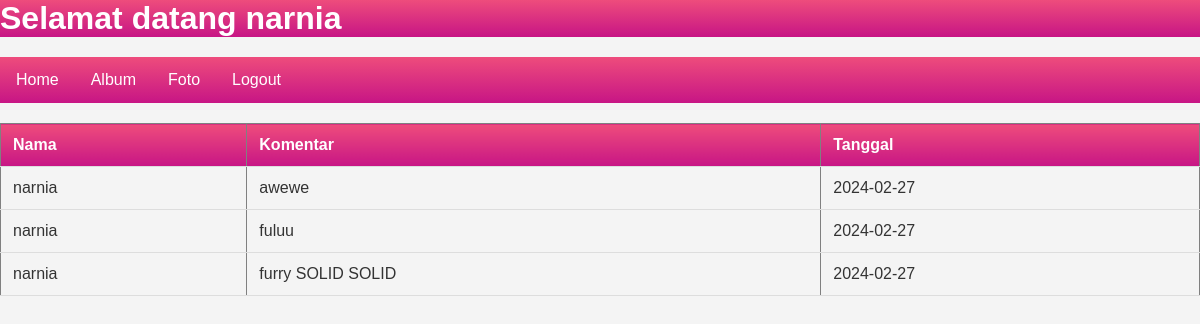
Screenshot of /lihatkomentar.php?fotoid=11 (signed in) with the database file from the repository.
### tables this page shows
CREATE TABLE `komentarfoto` (
  `komentarid` int(11) NOT NULL,
  `fotoid` int(11) NOT NULL,
  `userid` int(11) NOT NULL,
  `isikomentar` text NOT NULL,
  `tanggalkomentar` date NOT NULL
);

CREATE TABLE `user` (
  `userid` int(11) NOT NULL,
  `username` varchar(255) NOT NULL,
  `password` varchar(255) NOT NULL,
  `email` varchar(255) NOT NULL,
  `namalengkap` varchar(255) NOT NULL,
  `alamat` text NOT NULL
);

### lihatkomentar.php (the view, shortened to what this page needs)
<!DOCTYPE html>
<html lang="en">
<head>
</head>
<body>
    <h1>Selamat datang <b><?=$_SESSION['namalengkap']?></b></h1>
    <ul>
        <li><a href="index.php">Home</a></li>
        <li><a href="album.php">Album</a></li>
        <li><a href="foto.php">Foto</a></li>
        <li><a href="logout.php">Logout</a></li>
    </ul>
    <table width="100%" border="1" cellpadding=5 cellspacing=0>
        <tr>
            <th>Nama</th>
            <th>Komentar</th>
            <th>Tanggal</th>
        </tr>
        <?php
            include "koneksi.php";
            $fotoid = $_GET ['fotoid'];
            $sql=mysqli_query($conn,"SELECT * from komentarfoto INNER JOIN user ON komentarfoto.userid = user.userid where komentarfoto.fotoid=$fotoid");
            while($data=mysqli_fetch_array($sql)){
        ?>
            <tr>
                <td><?=$data['namalengkap']?></td>
                <td><?=$data['isikomentar']?></td>
                <td><?=$data['tanggalkomentar']?></td>
            </tr>
        <?php
            }
        ?>
    </table>
</body>
</html>

### lihatkomentar.php (style rules this page uses)
body { font-family: Arial, sans-serif; margin: 0; padding: 0; background-color: #f4f4f4; color: #333; }
h1 { list-style-type: none; margin: 0; padding: 0; overflow: hidden; color: white; background-image: linear-gradient( #EE4C7C, #C71585); }
ul { list-style-type: none; padding: 0; margin: 20px 0; background-image: linear-gradient( #EE4C7C, #C71585); overflow: hidden; }
li { float: left; }
li a { display: block; color: white; text-align: center; padding: 14px 16px; text-decoration: none; }
table { width: 100%; border-collapse: collapse; margin-top: 20px; }
th, td { padding: 12px; text-align: left; border-bottom: 1px solid #ddd; }
th { background-image: linear-gradient( #EE4C7C, #C71585); color: white; }

### rows the page displays
komentarfoto: userid.namalengkap "narnia", isikomentar "awewe", tanggalkomentar "2024-02-27"
komentarfoto: userid.namalengkap "narnia", isikomentar "fuluu", tanggalkomentar "2024-02-27"
komentarfoto: userid.namalengkap "narnia", isikomentar "furry SOLID SOLID", tanggalkomentar "2024-02-27"

### other values shown
$_SESSION['namalengkap'] "narnia"
